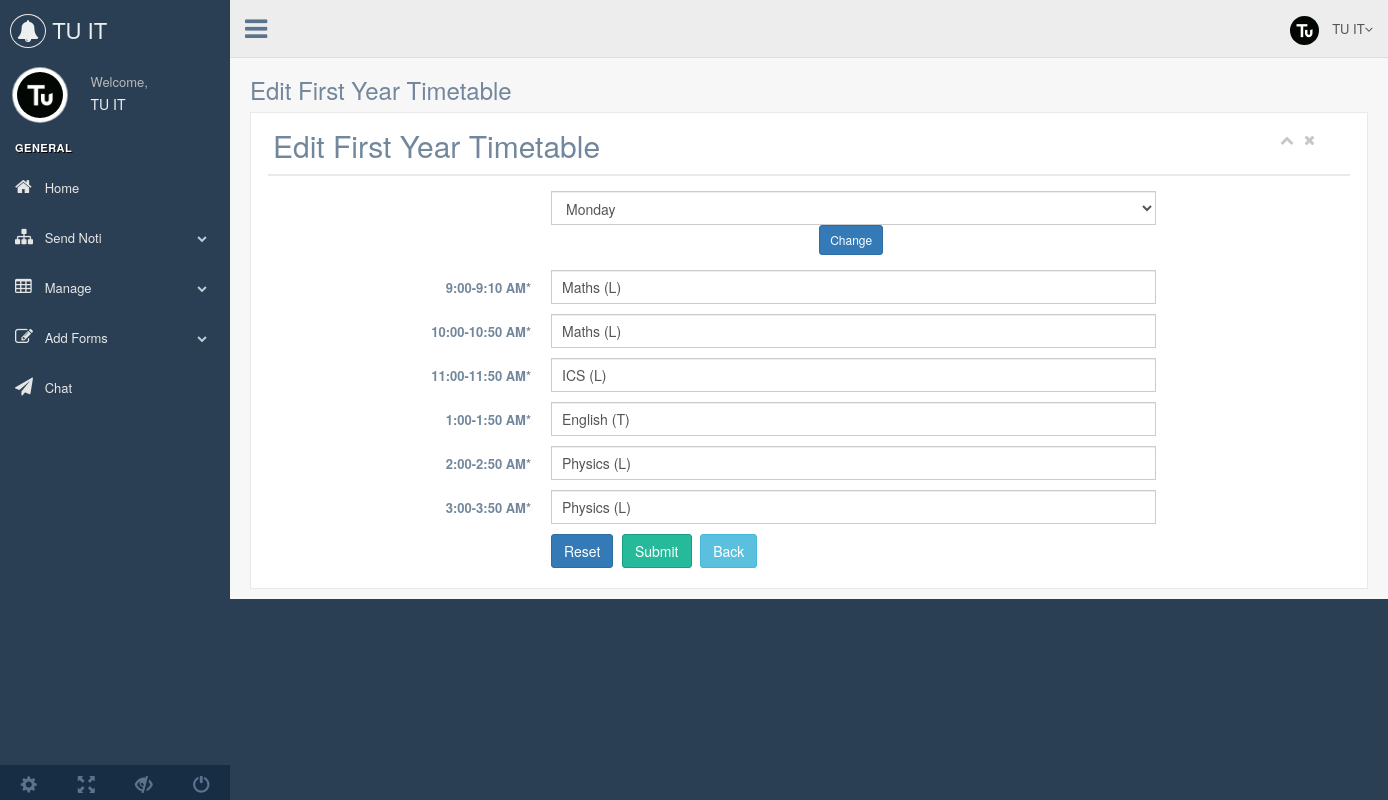
The page /admin/editfirstyeartimetable.php (signed in) on the database its author committed.
### tables this page shows
CREATE TABLE `timetable` (
  `timetable_id` int(11) NOT NULL,
  `timetable_year_id` int(11) NOT NULL,
  `timetable_day_id` int(11) NOT NULL,
  `timeone` varchar(255) NOT NULL,
  `timetwo` varchar(255) NOT NULL,
  `timethree` varchar(255) NOT NULL,
  `timefour` varchar(255) NOT NULL,
  `timefive` varchar(255) NOT NULL,
  `timesix` varchar(255) NOT NULL,
  `created_date` datetime NOT NULL,
  `updated_date` datetime NOT NULL
);

### admin/editfirstyeartimetable.php (the view, shortened to what this page needs)
<?php
include('database/connection.php');
include ('includes/header.php');
    if(isset($_POST['change'])) {
      $day = clean($_POST['selectday']);
    $do = $conn->query("SELECT * FROM timetable WHERE timetable_year_id = '1' AND timetable_day_id = '$day'");
    $query = $do->fetch_assoc();
    }else{
    $do = $conn->query("SELECT * FROM timetable WHERE timetable_year_id = '1' AND timetable_day_id = '1'");
    $day = 1;
    $query = $do->fetch_assoc();
    }
?>
  <body class="nav-md">
    <div class="container body">
      <div class="main_container">
          <?php include ('includes/sidebar.php'); ?>
          <?php include('includes/navbar.php'); ?>
           <div class="right_col" role="main">
          <div class="">
            <div class="page-title">
              <div class="title_left">
                <h3>Edit First Year Timetable</h3>
              </div>
            </div>
            <div class="clearfix"></div>
            <div class="row">
              <div class="col-md-12 col-sm-12">
                <div class="x_panel">
                  <div class="x_title">
                    <h2>Edit First Year Timetable</h2>
                    <ul class="nav navbar-right panel_toolbox">
                      <li><a class="collapse-link"><i class="fa fa-chevron-up"></i></a>
                      </li>
                      <li><a class="close-link"><i class="fa fa-close"></i></a>
                      </li>
                    </ul>
                    <div class="clearfix"></div>
                  </div>
                  <div class="x_content">
            <div class="text-center nice">
            <form action="editfirstyeartimetable.php" method="POST">
            <div class="col-md-7 col-xs-12 text-center" style="margin-bottom: 10px;">
                      <select name="selectday" class="form-control col-md-7 col-xs-12">
                          <option value="1" <?php if($day == '1') echo "selected";?>>Monday</option>
                      </select>
                      <button class="btn btn-primary btn-sm" name="change">Change</button>
                </div>
                </form>
              </div>
                  <form class="form-horizontal form-label-left" action="editfirstyeartimetable.php" method="POST">
                  <div class="form-group">
                    <label class="control-label col-md-3" for="timeone">9:00-9:10 AM<span class="required">*</span>
                    </label>
                    <div class="col-md-7">
                      <input type="text" id="timeone" name="timeone" value="<?php echo $query['timeone']?>" class="form-control col-md-7 col-xs-12">
                    </div>
                  </div>
                  <div class="form-group">
                    <label class="control-label col-md-3" for="timetwo">10:00-10:50 AM<span class="required">*</span>
                    </label>
                    <div class="col-md-7">
                      <input type="text" id="timetwo" name="timetwo" value="<?php echo $query['timetwo']?>" class="form-control col-md-7 col-xs-12">
                    </div>
                  </div>
                  <div class="form-group">
                    <label class="control-label col-md-3" for="timethree">11:00-11:50 AM<span class="required">*</span>
                    </label>
                    <div class="col-md-7">
                      <input type="text" id="timethree" name="timethree" value="<?php echo $query['timethree']?>" class="form-control col-md-7 col-xs-12">
                    </div>
                  </div>
                  <div class="form-group">
                    <label class="control-label col-md-3" for="timefour">1:00-1:50 AM<span class="required">*</span>
                    </label>
                    <div class="col-md-7">
                      <input type="text" id="timefour" name="timefour" value="<?php echo $query['timefour']?>" class="form-control col-md-7 col-xs-12">
                    </div>
                  </div>
                  <div class="form-group">
                    <label class="control-label col-md-3" for="timefive">2:00-2:50 AM<span class="required">*</span>
                    </label>
                    <div class="col-md-7">
                      <input type="text" id="timefive" name="timefive" value="<?php echo $query['timefive']?>" class="form-control col-md-7 col-xs-12">
                    </div>
                  </div>
                  <div class="form-group">
                    <label class="control-label col-md-3" for="timesix">3:00-3:50 AM<span class="required">*</span>
                    </label>
                    <div class="col-md-7">
                      <input type="text" id="timesix" name="timesix" value="<?php echo $query['timesix']?>" class="form-control col-md-7 col-xs-12">
                    </div>
                  </div>
                  <div class="form-group">
                        <div class="col-md-9 col-sm-9 col-xs-12 col-md-offset-3">
                          <button type="reset" class="btn btn-primary">Reset</button>
                          <button type="submit" class="btn btn-success" name="add">Submit</button>
                          <a href="firstyeartimetable.php" class="btn btn-info" name="back">Back</a>
                        </div>
                      </div>
                </form>
                  </div>
                </div>
              </div>
            </div>
          </div>
        </div>
      </div>
    </div>
  </body>
    <?php include('includes/footer.php'); ?>

### admin/includes/sidebar.php (shortened to what this page needs)
 <?php
   $pp = $conn->query("SELECT * FROM admin WHERE admin_id = '".$_SESSION['admin_id']."'");
   $ppp = $pp->fetch_assoc();
?>
  <div class="col-md-3 left_col">
          <div class="left_col scroll-view">
            <div class="navbar nav_title" style="border: 0;">
              <a href="index.php" class="site_title"><i class="fa fa-bell"></i> <span><?php echo $ppp['admin_name']?></span></a>
            </div>
            <div class="profile clearfix">
              <div class="profile_pic">
                <img src="adminprofiles/<?php echo $ppp['admin_photo']?>" alt="..." class="img-circle profile_img">
              </div>
              <div class="profile_info">
                <span>Welcome,</span>
                <h2><?php echo $ppp['admin_name']?></h2>
              </div>
            </div>
            <br />
            <div id="sidebar-menu" class="main_menu_side hidden-print main_menu">
              <div class="menu_section">
                <h3>General</h3>
                <ul class="nav side-menu">
                  <li><a href="index.php"><i class="fa fa-home"></i> Home </a>
                  </li>
                  <li><a><i class="fa fa-sitemap"></i> Send Noti <span class="fa fa-chevron-down"></span></a>
                  </li>
                  <li><a><i class="fa fa-table"></i> Manage <span class="fa fa-chevron-down"></span></a>
                  </li>
                  <li><a><i class="fa fa-edit"></i> Add Forms <span class="fa fa-chevron-down"></span></a>
                  </li>
                  <li><a href="chat.php"><i class="fa fa-paper-plane"></i> Chat </a>
                  </li>
                </ul>
              </div>
            </div>
            <div class="sidebar-footer hidden-small">
              <a data-toggle="tooltip" data-placement="top" title="Settings">
                <span class="glyphicon glyphicon-cog" aria-hidden="true"></span>
              </a>
              <a data-toggle="tooltip" data-placement="top" title="FullScreen">
                <span class="glyphicon glyphicon-fullscreen" aria-hidden="true"></span>
              </a>
              <a data-toggle="tooltip" data-placement="top" title="Lock">
                <span class="glyphicon glyphicon-eye-close" aria-hidden="true"></span>
              </a>
              <a data-toggle="tooltip" data-placement="top" title="Logout" href="login.html">
                <span class="glyphicon glyphicon-off" aria-hidden="true"></span>
              </a>
            </div>
          </div>
        </div>

### admin/includes/navbar.php (shortened to what this page needs)
<?php
   $pp = $conn->query("SELECT * FROM admin WHERE admin_id = '".$_SESSION['admin_id']."'");
   $ppp = $pp->fetch_assoc();
?>
<div class="top_nav">
          <div class="nav_menu">
            <nav>
              <div class="nav toggle">
                <a id="menu_toggle"><i class="fa fa-bars"></i></a>
              </div>
              <ul class="nav navbar-nav navbar-right">
                <li class="">
                  <a href="javascript:;" class="user-profile dropdown-toggle" data-toggle="dropdown" aria-expanded="false">
                    <img src="adminprofiles/<?php echo $ppp['admin_photo']?>" alt="">
                    <?php echo $ppp['admin_name']?><span class=" fa fa-angle-down"></span>
                  </a>
                </li>
              </ul>
            </nav>
          </div>
        </div>

### admin/editfirstyeartimetable.php (style rules this page uses)
@media (min-width: 576px) { .nice { position: relative; left: 25%; } }

### rows shown on the page
timetable: timeone "Maths (L)", timetwo "Maths (L)", timethree "ICS (L)", timefour "English (T)", timefive "Physics (L)", timesix "Physics (L)"

### other values the page prints
$ppp['admin_name'] "TU IT"
